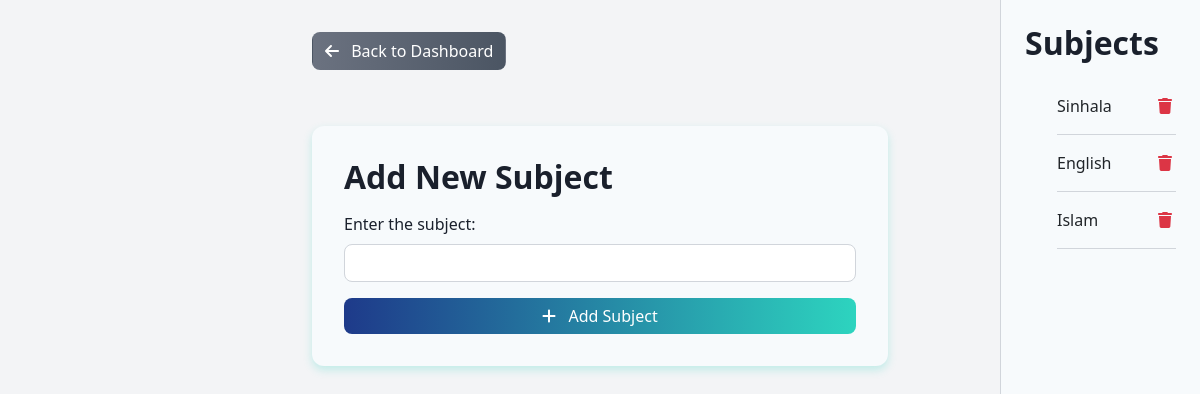
/Admin/add_subject.php (signed in), run on the app's committed database.
### tables this page shows
CREATE TABLE `subjects` (
  `id` int(11) NOT NULL,
  `subject_name` varchar(100) NOT NULL
);

### Admin/add_subject.php (the view, shortened to what this page needs)
<?php
include('../db_connect.php');
$result = $conn->query("SELECT subject_name FROM subjects");
?>
<!DOCTYPE html>
<html lang="en">
<head>
    <link rel="stylesheet" href="https://cdn.jsdelivr.net/npm/bootstrap@5.3.0/dist/css/bootstrap.min.css">
</head>
<body>
    <div class="container">
        <a href="admin_dashboard.php" class="btn back-btn text-white mb-4">
            <i class="fas fa-arrow-left me-2"></i> Back to Dashboard
        </a>
    </div>
    <div class="subject-sidebar">
        <h2 class="fw-semibold mb-3">Subjects</h2>
        <ul class="subject-list">
            <?php if ($result && $result->num_rows > 0): ?>
                <?php while ($row = $result->fetch_assoc()): ?>
                    <li class="fade-in">
                        <?php echo htmlspecialchars($row['subject_name']); ?>
                        <form action="add_subject.php" method="post" onsubmit="return confirm('Are you sure you want to delete this subject?');">
                            <button type="submit" name="delete_subject" class="delete-btn">
                                <i class="fas fa-trash"></i>
                            </button>
                        </form>
                    </li>
                <?php endwhile; ?>
            <?php else: ?>
                <li>No subjects available</li>
            <?php endif; ?>
        </ul>
    </div>
    <div class="container">
        <div class="form-container fade-in">
            <h2 class="fw-semibold mb-3">Add New Subject</h2>
            <form action="add_subject.php" method="post">
                <div class="mb-3">
                    <label for="subject_name" class="form-label">Enter the subject:</label>
                    <input type="text" name="subject_name" id="subject_name" class="form-control" required>
                </div>
                <button type="submit" class="btn btn-primary w-100">
                    <i class="fas fa-plus me-2"></i> Add Subject
                </button>
            </form>
        </div>
    </div>
</body>
</html>

### Admin/add_subject.php (style rules this page uses)
:root { --primary-blue: #1E3A8A; --secondary-teal: #2DD4BF; --accent-green: #10B981; --neutral-gray: #F7FAFC; --text-dark: #1A202C; --shadow-teal: rgba(45, 212, 191, 0.25); }
.fade-in { animation: fadeIn 0.3s ease-out; }
body { background: #F3F4F6; }
.container { max-width: 600px; margin-top: 2rem; margin-bottom: 2rem; }
.form-container { background: var(--neutral-gray); border: none; border-radius: 12px; box-shadow: 0 4px 8px var(--shadow-teal); padding: 2rem; transition: transform 0.3s ease, box-shadow 0.3s ease; }
.subject-sidebar { position: fixed; right: 0; top: 0; width: 200px; height: 100%; background: var(--neutral-gray); border-left: 1px solid #D1D5DB; padding: 1.5rem; overflow-y: auto; scrollbar-width: thin; scrollbar-color: var(--secondary-teal) var(--neutral-gray); }
.subject-list li { padding: 0.75rem 0; border-bottom: 1px solid #D1D5DB; display: flex; justify-content: space-between; align-items: center; transition: background 0.2s ease; }
.subject-list li .delete-btn { background: none; border: none; color: #DC3545; cursor: pointer; padding: 0.25rem; transition: color 0.2s ease; }
.form-control { border-radius: 8px; border: 1px solid #D1D5DB; transition: all 0.2s ease; }
.btn-primary { background: linear-gradient(to right, var(--primary-blue), var(--secondary-teal)); border: none; border-radius: 8px; transition: all 0.3s ease; }
.back-btn { background: linear-gradient(to right, #6B7280, #4B5563); border-radius: 8px; transition: all 0.3s ease; }
h1, h2 { color: var(--text-dark); }
.form-label { color: var(--text-dark); font-weight: 500; }

### data on the page
subjects: subject_name "Sinhala"
subjects: subject_name "English"
subjects: subject_name "Islam"
